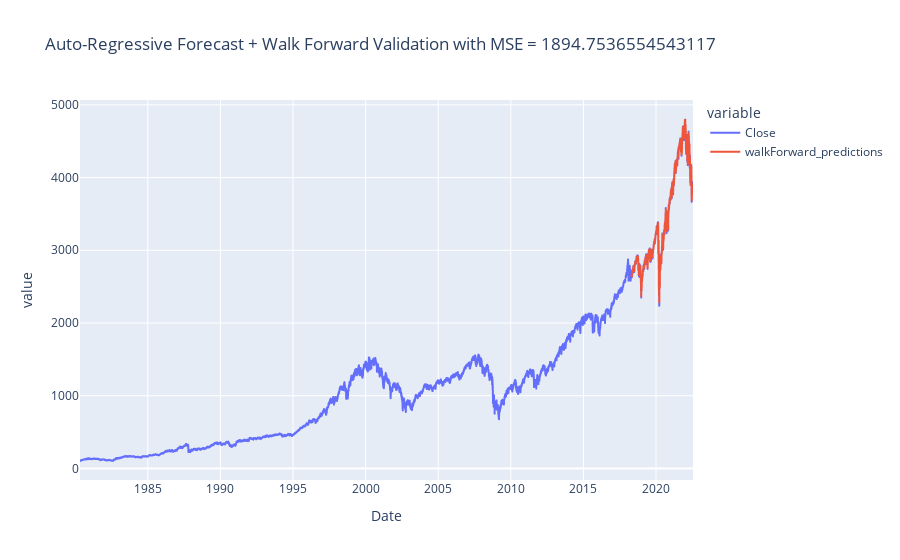

Write notebook code for a chart like this one.
### Code cell
mse = mean_squared_error(df['Close'][train_size:], df['walkForward_predictions'][train_size:])

fig = px.line(df, y=["Close", "walkForward_predictions"], title=f"Auto-Regressive Forecast + Walk Forward Validation with MSE = {mse}")
fig.show()

### Figure 1 — Plotly figure (JSON) as saved in the notebook; plotly's stock layout.template omitted (floating-point values rounded to 4 significant figures; data arrays with more than 128 entries replaced by an {"elided": "..."} marker saying what was removed)
{"data": [{"hovertemplate": "variable=Close<br>Date=%{x}<br>value=%{y}<extra></extra>", "legendgroup": "Close", "line": {"color": "#636efa", "dash": "solid"}, "marker": {"symbol": "circle"}, "mode": "lines", "name": "Close", "showlegend": true, "type": "scattergl", "x": {"elided": "10644 str values"}, "xaxis": "x", "y": {"elided": "10644 float values"}, "yaxis": "y"}, {"hovertemplate": "variable=walkForward_predictions<br>Date=%{x}<br>value=%{y}<extra></extra>", "legendgroup": "walkForward_predictions", "line": {"color": "#EF553B", "dash": "solid"}, "marker": {"symbol": "circle"}, "mode": "lines", "name": "walkForward_predictions", "showlegend": true, "type": "scattergl", "x": {"elided": "10644 str values"}, "xaxis": "x", "y": {"elided": "10644 float values"}, "yaxis": "y"}], "layout": {"legend": {"title": {"text": "variable"}, "tracegroupgap": 0}, "title": {"text": "Auto-Regressive Forecast + Walk Forward Validation with MSE = 1894.7536554543117"}, "xaxis": {"anchor": "y", "domain": [0, 1], "title": {"text": "Date"}}, "yaxis": {"anchor": "x", "domain": [0, 1], "title": {"text": "value"}}}}
